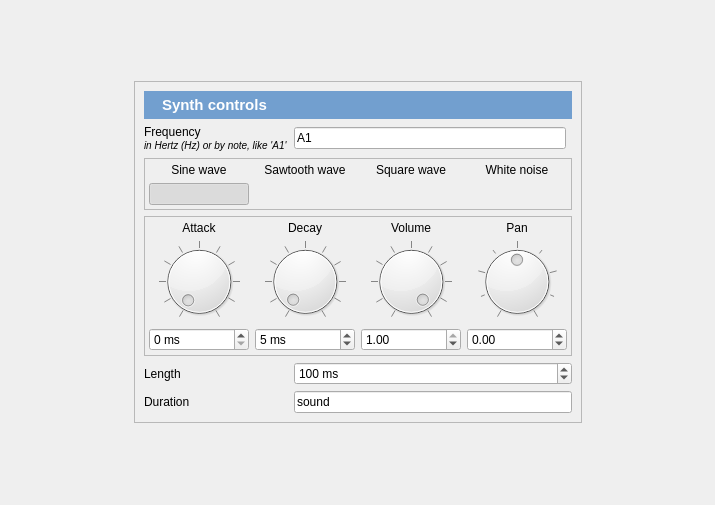
<?xml version="1.0" encoding="UTF-8"?>
<ui version="4.0">
 <class>synth_widget</class>
 <widget class="QWidget" name="synth_widget">
  <property name="geometry">
   <rect>
    <x>0</x>
    <y>0</y>
    <width>715</width>
    <height>505</height>
   </rect>
  </property>
  <property name="windowTitle">
   <string>Form</string>
  </property>
  <layout class="QGridLayout" name="gridLayout">
   <property name="margin">
    <number>0</number>
   </property>
   <item row="0" column="0">
    <spacer name="horizontalSpacer">
     <property name="orientation">
      <enum>Qt::Horizontal</enum>
     </property>
     <property name="sizeHint" stdset="0">
      <size>
       <width>40</width>
       <height>20</height>
      </size>
     </property>
    </spacer>
   </item>
   <item row="0" column="2">
    <widget class="QFrame" name="frame_controls">
     <property name="sizePolicy">
      <sizepolicy hsizetype="Fixed" vsizetype="Fixed">
       <horstretch>0</horstretch>
       <verstretch>0</verstretch>
      </sizepolicy>
     </property>
     <property name="frameShape">
      <enum>QFrame::StyledPanel</enum>
     </property>
     <property name="frameShadow">
      <enum>QFrame::Raised</enum>
     </property>
     <layout class="QGridLayout" name="gridLayout_3">
      <item row="3" column="0" colspan="3">
       <widget class="QFrame" name="frame">
        <property name="sizePolicy">
         <sizepolicy hsizetype="Preferred" vsizetype="Fixed">
          <horstretch>0</horstretch>
          <verstretch>0</verstretch>
         </sizepolicy>
        </property>
        <property name="maximumSize">
         <size>
          <width>16777215</width>
          <height>140</height>
         </size>
        </property>
        <property name="frameShape">
         <enum>QFrame::StyledPanel</enum>
        </property>
        <property name="frameShadow">
         <enum>QFrame::Raised</enum>
        </property>
        <layout class="QGridLayout" name="gridLayout_2">
         <property name="margin">
          <number>4</number>
         </property>
         <item row="0" column="2">
          <widget class="QLabel" name="label_7">
           <property name="text">
            <string>Volume</string>
           </property>
           <property name="alignment">
            <set>Qt::AlignCenter</set>
           </property>
          </widget>
         </item>
         <item row="1" column="2">
          <widget class="QDial" name="dial_volume">
           <property name="toolTip">
            <string>Set the volume of the sound</string>
           </property>
           <property name="maximum">
            <number>100</number>
           </property>
           <property name="value">
            <number>99</number>
           </property>
           <property name="notchTarget">
            <double>10.000000000000000</double>
           </property>
           <property name="notchesVisible">
            <bool>true</bool>
           </property>
          </widget>
         </item>
         <item row="2" column="2">
          <widget class="QDoubleSpinBox" name="spin_volume">
           <property name="toolTip">
            <string>Set the volume of the sound</string>
           </property>
           <property name="suffix">
            <string/>
           </property>
           <property name="maximum">
            <double>1.000000000000000</double>
           </property>
           <property name="singleStep">
            <double>0.100000000000000</double>
           </property>
           <property name="value">
            <double>1.000000000000000</double>
           </property>
          </widget>
         </item>
         <item row="0" column="3">
          <widget class="QLabel" name="label_8">
           <property name="text">
            <string>Pan</string>
           </property>
           <property name="alignment">
            <set>Qt::AlignCenter</set>
           </property>
          </widget>
         </item>
         <item row="1" column="3">
          <widget class="QDial" name="dial_pan">
           <property name="toolTip">
            <string>Set the panning (left-right) of the sound</string>
           </property>
           <property name="minimum">
            <number>-20</number>
           </property>
           <property name="maximum">
            <number>20</number>
           </property>
           <property name="notchTarget">
            <double>10.000000000000000</double>
           </property>
           <property name="notchesVisible">
            <bool>true</bool>
           </property>
          </widget>
         </item>
         <item row="2" column="3">
          <widget class="QDoubleSpinBox" name="spin_pan">
           <property name="toolTip">
            <string>Set the panning (left-right) of the sound</string>
           </property>
           <property name="minimum">
            <double>-1000.000000000000000</double>
           </property>
           <property name="maximum">
            <double>1000.000000000000000</double>
           </property>
           <property name="value">
            <double>0.000000000000000</double>
           </property>
          </widget>
         </item>
         <item row="1" column="1">
          <widget class="QDial" name="dial_decay">
           <property name="toolTip">
            <string>Set the decay (&quot;fade out&quot;) of the sound</string>
           </property>
           <property name="maximum">
            <number>500</number>
           </property>
           <property name="value">
            <number>5</number>
           </property>
           <property name="notchTarget">
            <double>50.000000000000000</double>
           </property>
           <property name="notchesVisible">
            <bool>true</bool>
           </property>
          </widget>
         </item>
         <item row="1" column="0">
          <widget class="QDial" name="dial_attack">
           <property name="toolTip">
            <string>Set the attack (&quot;fade in&quot;) of the sound</string>
           </property>
           <property name="maximum">
            <number>500</number>
           </property>
           <property name="notchTarget">
            <double>50.000000000000000</double>
           </property>
           <property name="notchesVisible">
            <bool>true</bool>
           </property>
          </widget>
         </item>
         <item row="0" column="0">
          <widget class="QLabel" name="label_10">
           <property name="text">
            <string>Attack</string>
           </property>
           <property name="alignment">
            <set>Qt::AlignCenter</set>
           </property>
          </widget>
         </item>
         <item row="0" column="1">
          <widget class="QLabel" name="label_11">
           <property name="text">
            <string>Decay</string>
           </property>
           <property name="alignment">
            <set>Qt::AlignCenter</set>
           </property>
          </widget>
         </item>
         <item row="2" column="0">
          <widget class="QSpinBox" name="spin_attack">
           <property name="toolTip">
            <string>Set the attack (&quot;fade in&quot;) of the sound</string>
           </property>
           <property name="suffix">
            <string> ms</string>
           </property>
           <property name="maximum">
            <number>100000</number>
           </property>
          </widget>
         </item>
         <item row="2" column="1">
          <widget class="QSpinBox" name="spin_decay">
           <property name="toolTip">
            <string>Set the decay (&quot;fade out&quot;) of the sound</string>
           </property>
           <property name="suffix">
            <string> ms</string>
           </property>
           <property name="maximum">
            <number>100000</number>
           </property>
           <property name="value">
            <number>5</number>
           </property>
          </widget>
         </item>
        </layout>
       </widget>
      </item>
      <item row="5" column="0">
       <widget class="QLabel" name="label_4">
        <property name="text">
         <string>Length</string>
        </property>
       </widget>
      </item>
      <item row="6" column="1" colspan="2">
       <widget class="QLineEdit" name="edit_duration">
        <property name="toolTip">
         <string>Set the duration of the synth item. Expecting a duration in ms, 'sound' (to wait until the sound is finished playing), 'keypress', 'mouseclick', or a variable (e.g., '[synth_dur]').</string>
        </property>
        <property name="text">
         <string>sound</string>
        </property>
       </widget>
      </item>
      <item row="6" column="0">
       <widget class="QLabel" name="label_6">
        <property name="text">
         <string>Duration</string>
        </property>
       </widget>
      </item>
      <item row="5" column="1" colspan="2">
       <widget class="QSpinBox" name="spin_length">
        <property name="toolTip">
         <string>Set the length of the sound</string>
        </property>
        <property name="suffix">
         <string> ms</string>
        </property>
        <property name="maximum">
         <number>100000000</number>
        </property>
        <property name="value">
         <number>100</number>
        </property>
       </widget>
      </item>
      <item row="1" column="0">
       <widget class="QLabel" name="label_2">
        <property name="text">
         <string>Frequency&lt;br /&gt;&lt;small&gt;&lt;i&gt;in Hertz (Hz) or by note, like 'A1'&lt;/i&gt;&lt;/small&gt;</string>
        </property>
       </widget>
      </item>
      <item row="1" column="1">
       <widget class="QLineEdit" name="edit_freq">
        <property name="toolTip">
         <string>The frequence of the sound. Expecting a numeric value (frequency in Hertz) a note (like 'C#2' and 'A1') or a variable (like '[freq]')</string>
        </property>
        <property name="text">
         <string>A1</string>
        </property>
       </widget>
      </item>
      <item row="0" column="0" colspan="3">
       <widget class="QWidget" name="widget" native="true">
        <property name="styleSheet">
         <string notr="true">background-color: #729fcf;
color: rgb(255, 255, 255);</string>
        </property>
        <layout class="QHBoxLayout" name="horizontalLayout">
         <property name="margin">
          <number>5</number>
         </property>
         <item>
          <widget class="QLabel" name="label_synth">
           <property name="sizePolicy">
            <sizepolicy hsizetype="Fixed" vsizetype="Preferred">
             <horstretch>0</horstretch>
             <verstretch>0</verstretch>
            </sizepolicy>
           </property>
           <property name="text">
            <string/>
           </property>
           <property name="pixmap">
            <pixmap>:/icons/synth.png</pixmap>
           </property>
          </widget>
         </item>
         <item>
          <widget class="QLabel" name="label_9">
           <property name="font">
            <font>
             <pointsize>11</pointsize>
             <weight>75</weight>
             <bold>true</bold>
            </font>
           </property>
           <property name="text">
            <string>Synth controls</string>
           </property>
          </widget>
         </item>
        </layout>
       </widget>
      </item>
      <item row="2" column="0" colspan="3">
       <widget class="QFrame" name="frame_3">
        <property name="frameShape">
         <enum>QFrame::StyledPanel</enum>
        </property>
        <property name="frameShadow">
         <enum>QFrame::Raised</enum>
        </property>
        <layout class="QGridLayout" name="gridLayout_4">
         <property name="margin">
          <number>4</number>
         </property>
         <item row="0" column="0">
          <widget class="QLabel" name="label">
           <property name="text">
            <string>Sine wave</string>
           </property>
           <property name="alignment">
            <set>Qt::AlignCenter</set>
           </property>
          </widget>
         </item>
         <item row="0" column="1">
          <widget class="QLabel" name="label_12">
           <property name="text">
            <string>Sawtooth wave</string>
           </property>
           <property name="alignment">
            <set>Qt::AlignCenter</set>
           </property>
          </widget>
         </item>
         <item row="0" column="2">
          <widget class="QLabel" name="label_13">
           <property name="text">
            <string>Square wave</string>
           </property>
           <property name="alignment">
            <set>Qt::AlignCenter</set>
           </property>
          </widget>
         </item>
         <item row="0" column="3">
          <widget class="QLabel" name="label_14">
           <property name="text">
            <string>White noise</string>
           </property>
           <property name="alignment">
            <set>Qt::AlignCenter</set>
           </property>
          </widget>
         </item>
         <item row="1" column="0">
          <widget class="QPushButton" name="button_sine">
           <property name="toolTip">
            <string>Generate a sine wav</string>
           </property>
           <property name="text">
            <string/>
           </property>
           <property name="icon">
            <iconset>
             <normaloff>:/icons/sine.png</normaloff>:/icons/sine.png</iconset>
           </property>
           <property name="iconSize">
            <size>
             <width>64</width>
             <height>64</height>
            </size>
           </property>
           <property name="checkable">
            <bool>true</bool>
           </property>
           <property name="checked">
            <bool>true</bool>
           </property>
           <property name="flat">
            <bool>true</bool>
           </property>
          </widget>
         </item>
         <item row="1" column="1">
          <widget class="QPushButton" name="button_saw">
           <property name="toolTip">
            <string>Generate a sawtooth wave</string>
           </property>
           <property name="text">
            <string/>
           </property>
           <property name="icon">
            <iconset>
             <normaloff>:/icons/saw.png</normaloff>:/icons/saw.png</iconset>
           </property>
           <property name="iconSize">
            <size>
             <width>64</width>
             <height>64</height>
            </size>
           </property>
           <property name="checkable">
            <bool>true</bool>
           </property>
           <property name="flat">
            <bool>true</bool>
           </property>
          </widget>
         </item>
         <item row="1" column="2">
          <widget class="QPushButton" name="button_square">
           <property name="toolTip">
            <string>Generate a square wave</string>
           </property>
           <property name="text">
            <string/>
           </property>
           <property name="icon">
            <iconset>
             <normaloff>:/icons/square.png</normaloff>:/icons/square.png</iconset>
           </property>
           <property name="iconSize">
            <size>
             <width>64</width>
             <height>64</height>
            </size>
           </property>
           <property name="checkable">
            <bool>true</bool>
           </property>
           <property name="flat">
            <bool>true</bool>
           </property>
          </widget>
         </item>
         <item row="1" column="3">
          <widget class="QPushButton" name="button_white_noise">
           <property name="toolTip">
            <string>Generate white noise</string>
           </property>
           <property name="text">
            <string/>
           </property>
           <property name="icon">
            <iconset>
             <normaloff>:/icons/white_noise.png</normaloff>:/icons/white_noise.png</iconset>
           </property>
           <property name="iconSize">
            <size>
             <width>64</width>
             <height>64</height>
            </size>
           </property>
           <property name="checkable">
            <bool>true</bool>
           </property>
           <property name="flat">
            <bool>true</bool>
           </property>
          </widget>
         </item>
        </layout>
       </widget>
      </item>
     </layout>
    </widget>
   </item>
   <item row="0" column="3">
    <spacer name="horizontalSpacer_2">
     <property name="orientation">
      <enum>Qt::Horizontal</enum>
     </property>
     <property name="sizeHint" stdset="0">
      <size>
       <width>40</width>
       <height>20</height>
      </size>
     </property>
    </spacer>
   </item>
  </layout>
 </widget>
 <resources/>
 <connections/>
</ui>
